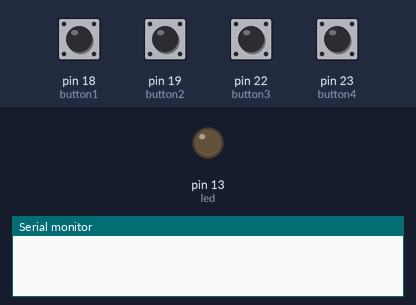
This sketch was run on a simulated Arduino Mega 2560, built with avr-gcc and run on an emulated ATmega2560. On the bench: output pins drawn as LEDs (lit = HIGH), the last lines printed to the serial monitor. Inputs (shaded band) come from the test bench; at power-on: pin 18 (button1), pin 19 (button2), pin 22 (button3), pin 23 (button4) LOW.

Above: at 1.2 s.
1.3 s: pin 19 (button2) pulled HIGH for 0.15 s
At 1.8 s:
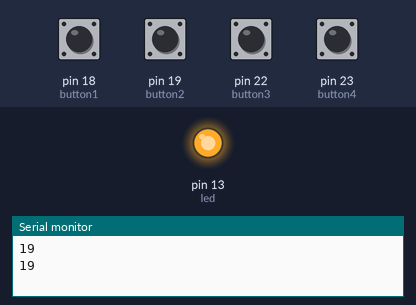
2.9 s: pin 18 (button1) pulled HIGH for 0.15 s
At 4.1 s:
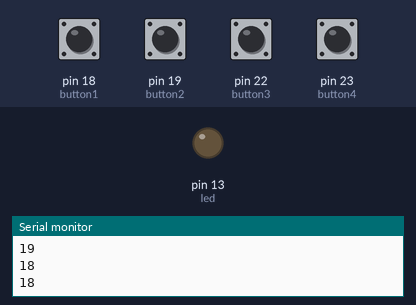
4.5 s: pin 19 (button2) pulled HIGH for 1 s
At 5.5 s:
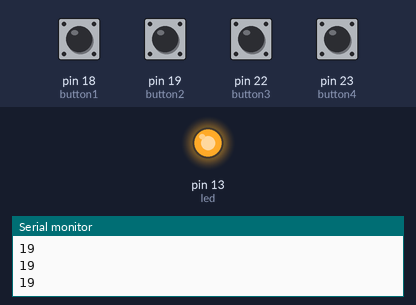
Timing chart, 0 to 7.5 s (numbered marks = the images above; inputs shaded):
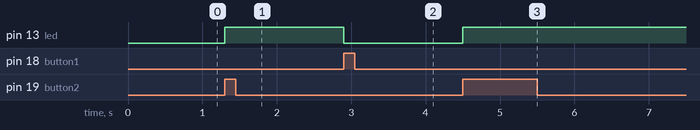

Measured:
- after the input at 1.3 s, pin 13 (led): LOW → HIGH at once
- after the input at 2.9 s, pin 13 (led): HIGH → LOW at once
- after the input at 4.5 s, pin 13 (led): LOW → HIGH at once

The sketch:

2Digital_IO_4Buttons.ino
```cpp
//Written by Matrix Naovaratpong on May 13th, 2020

//Libraries

//Definitions
#define button1       18
#define button2       19
#define button3       22
#define button4       23
#define led           LED_BUILTIN       //GPIO16 on TTGO Battery OLED

//Variables
int i               = 0;
int button1State    = 0;
int button2State    = 0;
int button3State    = 0;
int button4State    = 0;

void setup()
{
  Serial.begin(115200);

  pinMode (led, OUTPUT);
  pinMode (button1, INPUT);
  pinMode (button2, INPUT);
  pinMode (button3, INPUT);
  pinMode (button4, INPUT);

}

void loop()
{
  button1State = digitalRead(button1);
  button2State = digitalRead(button2);
  button3State = digitalRead(button3);
  button4State = digitalRead(button4);

  if(button1State)
  {
    digitalWrite(led, LOW);
    Serial.println("18");
  }
  if(button2State)
  {
    digitalWrite(led, HIGH);
    Serial.println("19");
  }
  if(button3State)
  {
    digitalWrite(led, LOW);
    Serial.println("22");
  }
  if(button4State)
  {
    digitalWrite(led, HIGH);
    Serial.println("23");
  }

  delay(100);
}
```
